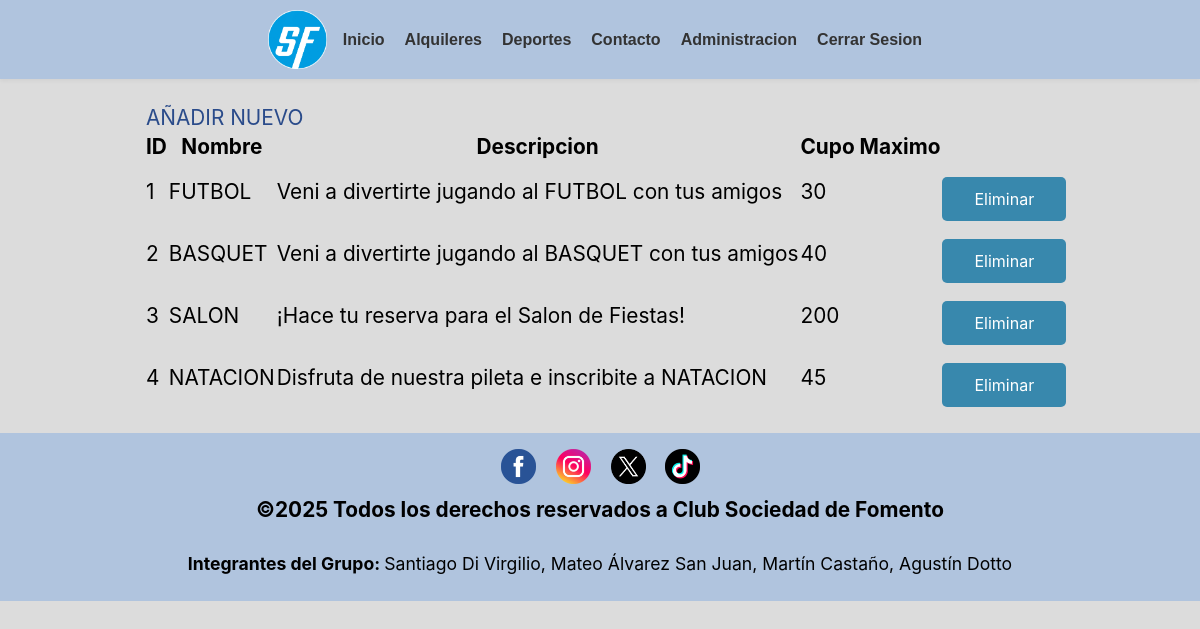
Screenshot of /deportes_tablas.php (signed in) with the database file from the repository.
### tables this page shows
CREATE TABLE `deportes` (
  `id_deporte` int(5) NOT NULL,
  `nombre` varchar(50) NOT NULL,
  `descripcion` varchar(255) NOT NULL,
  `cupo_maximo` int(5) NOT NULL
);

### deportes_tablas.php (the view, shortened to what this page needs)
<!DOCTYPE html>
<html lang="es">
<head>
	<link rel="stylesheet" href="https://cdnjs.cloudflare.com/ajax/libs/font-awesome/4.7.0/css/font-awesome.min.css">
	<link rel="stylesheet" type="text/css" href="css/estilos.css">
</head>
<body>
	<header>
		<a href="index.php"><img src="imagenes/logo.webp" alt="Logo de la página" class="logo"></a>
	    <?php
	    include("NAV.php");
	    include("conexion.php");
	    $llamado_deportes = mysqli_query($conexion, "SELECT * FROM deportes");
	    ?>
	</header>
	<div class="tablas">
			<article id="tab1">
            <table>
                    <tr>
                        <td style="text-align: center;"><a href="añadir_formu.php?id_deporte=<?php echo $var_deportes["id_deporte"];?>">AÑADIR NUEVO</a></td>
                    </tr>
                </table>
                <table>
                    <thead>
                        <th>ID</th>
                        <th>Nombre</th>
                        <th>Descripcion</th>
                        <th>Cupo Maximo</th>
                    </thead>
                    <?php while($var_deportes = mysqli_fetch_assoc($llamado_deportes)){?>
                    <tr>
                        <td><?php echo $var_deportes["id_deporte"];?></td>
                        <td><?php echo $var_deportes["nombre"];?></td>
                        <td><?php echo $var_deportes["descripcion"];?></td>
                        <td><?php echo $var_deportes["cupo_maximo"];?></td>
                        <td>
                            <a class="btn-ver-horarios" href="darbaja_deporte.php?id_deporte=<?php echo $var_deportes["id_deporte"];?>">Eliminar</a>
                        </td>
                    </tr>
                    <?php }?>
                </table>
			</article>
        </div>
<footer>
<?php
    include("FOOTER.php");
?>
</footer>
</body>
</html>

### css/estilos.css (style rules this page uses)
* { padding: 0; margin: 0; }
body { background-color: #dcdcdc; font-family: -apple-system, BlinkMacSystemFont, "Segoe UI", Roboto, Helvetica, Arial, sans-serif, "Apple Color Emoji", "Segoe UI Emoji", "Segoe UI Symbol"; font-size: 1.3rem; background-size: cover; background-position: center; min-height: 100vh; / background-attachment: fixed; display: flex; flex-direction: column; }
header { text-align: center; background-color: #b0c4de; padding: 10px; position: relative; align-items: center; box-shadow: 0 2px 4px rgba(0, 0, 0, 0.05); }
a { text-decoration: none; color:rgb(42, 75, 138); }
.logo { width: 5%; display: inline-block; vertical-align: middle; }
.tablas { padding: 1.5rem; display: block; flex-direction:column; margin-left: 10%; }
footer { background-color: #b0c4de; text-align: center; padding: 1rem 0; }
.btn-ver-horarios { display: block; background-color: #3888ad; color: #ffffff; text-align: center; padding: 0.75rem 1rem; text-decoration: none; border-radius: 5px; margin-top: 1rem; transition: background-color 0.3s ease; border: none; cursor: pointer; width: 100%; font-family: inherit; font-size: 1rem; }

### rows the page displays
deportes: id_deporte "1", nombre "FUTBOL", descripcion "Veni a divertirte jugando al FUTBOL con tus amigos", cupo_maximo "30"
deportes: id_deporte "2", nombre "BASQUET", descripcion "Veni a divertirte jugando al BASQUET con tus amigos", cupo_maximo "40"
deportes: id_deporte "3", nombre "SALON", descripcion "¡Hace tu reserva para el Salon de Fiestas!", cupo_maximo "200"
deportes: id_deporte "4", nombre "NATACION", descripcion "Disfruta de nuestra pileta e inscribite a NATACION", cupo_maximo "45"
